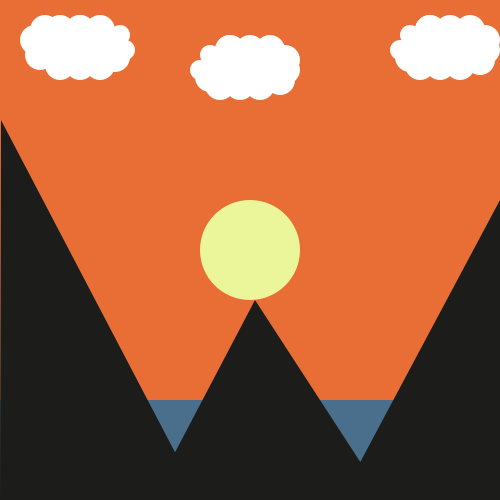
Frame 1 (no input)
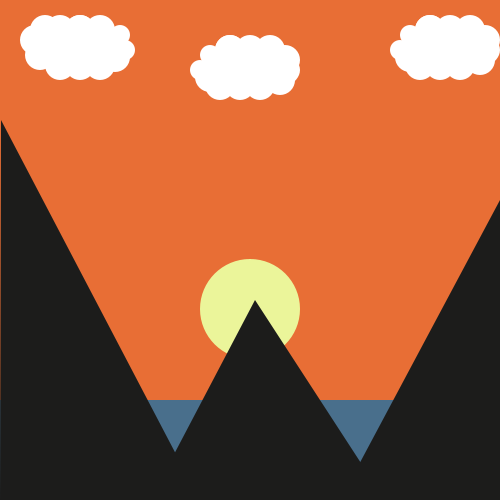
Frame 60 (the mouse pressed at the canvas centre just before this capture)
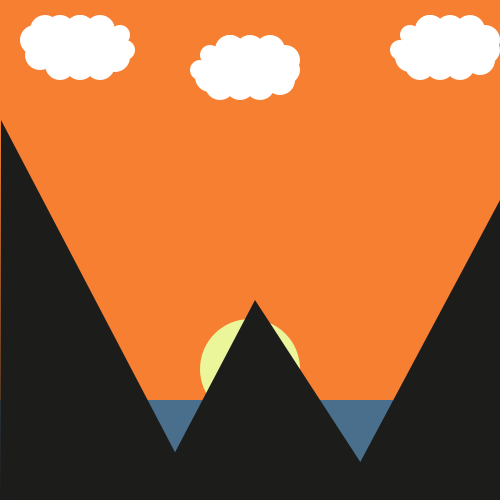
Frame 120 (the mouse held since frame 60 and released just before this capture)

The Processing sketch that drew these frames (run headless with seeded random() and noise(); from frame 60 on, the mouse is pressed at the canvas centre):

// Processing sketch: Glickman_Maya_First_Semester_Project
// ── Glickman_Maya_First_Semester_Project.pde
/*Maya Glickman
 6/29/22
 showing a sunrise and sunset in between mountains under clouds over the ocean
 showing it rising in the east and setting in the west
 */
float sunX = 250;
float sunY = 250;
boolean isSunrise = false; //to let the computer know what to do when isSunrise = true
float r = 232;
float g = 110;
float b = 53;
float cloudX = 0;
float speedCloud = 1;
float oceanY = 250;
//colors

void setup() {
  size(500, 500);
}


void draw () {
if (frameCount % 100 == 0) { //so the background doesn't flash quickly
  r = random(232, 255);
  g = random(110, 178);
  b = random(0, 53);
}
background(r, g, b); //to show the sunrise and sunset
noStroke();
fill(235, 245, 154);
circle( sunX, sunY, 100); //the sun
if ( sunY == 450) {
  isSunrise = true;
} else if ( sunY == 250) {
  isSunrise = false;
}
if ( isSunrise) {
  sunY = sunY - 1; //allowing the sun to go up
} else {
  sunY = sunY + 1; //allowing the sun to go down
}

fill(#496f8c);
rect(0, 400, 500, 400); //the ocean

if ( isSunrise) {
  oceanY = oceanY + 1;
} else {
  oceanY = oceanY - 1; 
  
fill(28, 28, 27);
noStroke(); 
strokeWeight(3);
//mountains
triangle(0, 500, 1, 120, 200, 500);
triangle(340, 500, 500, 200, 500, 500);
triangle(150, 500, 255, 300, 385, 500);

fill(255); //clouds
ellipse(80, 50, 100, 50);
circle(80, 30, 30);
circle(100, 30, 30);
circle(120, 35, 20);
circle(125, 50, 20);
circle(80, 30, 30);
circle(115, 57, 30);
circle(100, 65, 30);
circle(80, 65, 30);
circle(60, 65, 30);
circle(40, 55, 30);
circle(35, 40, 30);
circle(45, 30, 30);
circle(60, 30, 30);

ellipse(250, 70, 100, 50); //clouds
circle(250, 50, 30);
circle(230, 50, 30);
circle(210, 55, 20);
circle(200, 70, 20);
circle(210, 77, 30);
circle(220, 85, 30);
circle(240, 85, 30);
circle(260, 85, 30);
circle(280, 80, 30);
circle(230, 50, 30);
circle(270, 50, 30);
circle(285, 60, 30);

ellipse(450, 50, 100, 50); //clouds
circle(450, 30, 30);
circle(430, 30, 30);
circle(410, 35, 20);
circle(400, 50, 20);
circle(410, 57, 30);
circle(420, 65, 30);
circle(440, 65, 30);
circle(460, 65, 30);
circle(480, 60, 30);
circle(430, 30, 30);
circle(470, 30, 30);
circle(485, 40, 30);


}
/*peer feedback:shifting of the colors for the sunset and sunrise- 
I ended up doing this even though it took long I really like it! */

/*make the clouds move- 
I decided not to make the clouds move*/

/*make clouds bigger-
I decided not to make the clouds bigger 
because I would have to go through each one 
of the shapes to change the size */

/*add more comments-
I added some more comments*/

/*add another if statement-
I ended up making one more if statement 
and creating a new idea for my project */

/*If I had more time I might have tried to move the 
clouds since I initially wanted to do that but it 
would take to much time and I was focusing on adding
an "if" statement */
}
